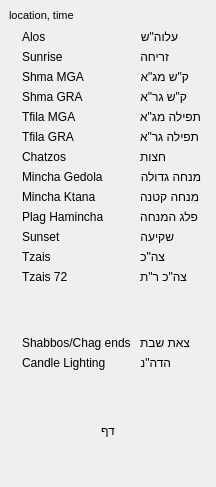
  <widget class="QDockWidget" name="dockWidget">
   <property name="sizePolicy">
    <sizepolicy hsizetype="Maximum" vsizetype="Preferred">
     <horstretch>0</horstretch>
     <verstretch>0</verstretch>
    </sizepolicy>
   </property>
   <property name="font">
    <font>
     <pointsize>16</pointsize>
    </font>
   </property>
   <property name="layoutDirection">
    <enum>Qt::LeftToRight</enum>
   </property>
   <property name="features">
    <set>QDockWidget::DockWidgetClosable</set>
   </property>
   <property name="allowedAreas">
    <set>Qt::LeftDockWidgetArea</set>
   </property>
   <property name="windowTitle">
    <string>Zmanim</string>
   </property>
   <attribute name="dockWidgetArea">
    <number>1</number>
   </attribute>
   <widget class="QWidget" name="dockWidgetContents">
    <property name="sizePolicy">
     <sizepolicy hsizetype="Maximum" vsizetype="Preferred">
      <horstretch>0</horstretch>
      <verstretch>0</verstretch>
     </sizepolicy>
    </property>
    <layout class="QVBoxLayout" name="verticalLayout_3">
     <property name="spacing">
      <number>8</number>
     </property>
     <property name="leftMargin">
      <number>9</number>
     </property>
     <item>
      <widget class="QLabel" name="dayandlocationlbl">
       <property name="font">
        <font>
         <pointsize>8</pointsize>
        </font>
       </property>
       <property name="text">
        <string>location, time</string>
       </property>
       <property name="scaledContents">
        <bool>true</bool>
       </property>
       <property name="wordWrap">
        <bool>true</bool>
       </property>
      </widget>
     </item>
     <item>
      <layout class="QFormLayout" name="formLayout_3">
       <property name="fieldGrowthPolicy">
        <enum>QFormLayout::FieldsStayAtSizeHint</enum>
       </property>
       <property name="labelAlignment">
        <set>Qt::AlignLeading|Qt::AlignLeft|Qt::AlignVCenter</set>
       </property>
       <property name="formAlignment">
        <set>Qt::AlignRight|Qt::AlignTop|Qt::AlignTrailing</set>
       </property>
       <property name="horizontalSpacing">
        <number>9</number>
       </property>
       <property name="verticalSpacing">
        <number>6</number>
       </property>
       <property name="leftMargin">
        <number>4</number>
       </property>
       <property name="topMargin">
        <number>0</number>
       </property>
       <property name="rightMargin">
        <number>15</number>
       </property>
       <item row="0" column="0">
        <widget class="QLabel" name="label_2">
         <property name="sizePolicy">
          <sizepolicy hsizetype="Maximum" vsizetype="Maximum">
           <horstretch>0</horstretch>
           <verstretch>0</verstretch>
          </sizepolicy>
         </property>
         <property name="font">
          <font>
           <pointsize>9</pointsize>
           <weight>50</weight>
           <bold>false</bold>
          </font>
         </property>
         <property name="layoutDirection">
          <enum>Qt::RightToLeft</enum>
         </property>
         <property name="text">
          <string>Alos</string>
         </property>
         <property name="alignment">
          <set>Qt::AlignJustify|Qt::AlignVCenter</set>
         </property>
         <property name="textInteractionFlags">
          <set>Qt::TextSelectableByKeyboard|Qt::TextSelectableByMouse</set>
         </property>
        </widget>
       </item>
       <item row="0" column="1">
        <widget class="QLabel" name="aloslabel">
         <property name="sizePolicy">
          <sizepolicy hsizetype="Maximum" vsizetype="Maximum">
           <horstretch>0</horstretch>
           <verstretch>0</verstretch>
          </sizepolicy>
         </property>
         <property name="font">
          <font>
           <pointsize>9</pointsize>
           <weight>50</weight>
           <bold>false</bold>
          </font>
         </property>
         <property name="layoutDirection">
          <enum>Qt::RightToLeft</enum>
         </property>
         <property name="text">
          <string>עלוה&quot;ש</string>
         </property>
         <property name="alignment">
          <set>Qt::AlignJustify|Qt::AlignVCenter</set>
         </property>
         <property name="textInteractionFlags">
          <set>Qt::TextSelectableByKeyboard|Qt::TextSelectableByMouse</set>
         </property>
        </widget>
       </item>
       <item row="1" column="0">
        <widget class="QLabel" name="label">
         <property name="sizePolicy">
          <sizepolicy hsizetype="Maximum" vsizetype="Maximum">
           <horstretch>0</horstretch>
           <verstretch>0</verstretch>
          </sizepolicy>
         </property>
         <property name="font">
          <font>
           <pointsize>9</pointsize>
           <weight>50</weight>
           <bold>false</bold>
          </font>
         </property>
         <property name="layoutDirection">
          <enum>Qt::RightToLeft</enum>
         </property>
         <property name="text">
          <string>Sunrise</string>
         </property>
         <property name="alignment">
          <set>Qt::AlignJustify|Qt::AlignVCenter</set>
         </property>
         <property name="textInteractionFlags">
          <set>Qt::TextSelectableByKeyboard|Qt::TextSelectableByMouse</set>
         </property>
        </widget>
       </item>
       <item row="1" column="1">
        <widget class="QLabel" name="sunriselabel">
         <property name="sizePolicy">
          <sizepolicy hsizetype="Maximum" vsizetype="Maximum">
           <horstretch>0</horstretch>
           <verstretch>0</verstretch>
          </sizepolicy>
         </property>
         <property name="font">
          <font>
           <pointsize>9</pointsize>
           <weight>50</weight>
           <bold>false</bold>
          </font>
         </property>
         <property name="layoutDirection">
          <enum>Qt::RightToLeft</enum>
         </property>
         <property name="lineWidth">
          <number>1</number>
         </property>
         <property name="text">
          <string>זריחה</string>
         </property>
         <property name="alignment">
          <set>Qt::AlignJustify|Qt::AlignVCenter</set>
         </property>
         <property name="textInteractionFlags">
          <set>Qt::TextSelectableByKeyboard|Qt::TextSelectableByMouse</set>
         </property>
        </widget>
       </item>
       <item row="2" column="0">
        <widget class="QLabel" name="label_3">
         <property name="sizePolicy">
          <sizepolicy hsizetype="Maximum" vsizetype="Maximum">
           <horstretch>0</horstretch>
           <verstretch>0</verstretch>
          </sizepolicy>
         </property>
         <property name="font">
          <font>
           <pointsize>9</pointsize>
           <weight>50</weight>
           <bold>false</bold>
          </font>
         </property>
         <property name="layoutDirection">
          <enum>Qt::RightToLeft</enum>
         </property>
         <property name="text">
          <string>Shma MGA</string>
         </property>
         <property name="alignment">
          <set>Qt::AlignJustify|Qt::AlignVCenter</set>
         </property>
         <property name="textInteractionFlags">
          <set>Qt::TextSelectableByKeyboard|Qt::TextSelectableByMouse</set>
         </property>
        </widget>
       </item>
       <item row="2" column="1">
        <widget class="QLabel" name="shmamgalbl">
         <property name="sizePolicy">
          <sizepolicy hsizetype="Maximum" vsizetype="Maximum">
           <horstretch>0</horstretch>
           <verstretch>0</verstretch>
          </sizepolicy>
         </property>
         <property name="font">
          <font>
           <pointsize>9</pointsize>
           <weight>50</weight>
           <bold>false</bold>
          </font>
         </property>
         <property name="layoutDirection">
          <enum>Qt::RightToLeft</enum>
         </property>
         <property name="text">
          <string>ק&quot;ש מג&quot;א</string>
         </property>
         <property name="alignment">
          <set>Qt::AlignJustify|Qt::AlignVCenter</set>
         </property>
         <property name="textInteractionFlags">
          <set>Qt::TextSelectableByKeyboard|Qt::TextSelectableByMouse</set>
         </property>
        </widget>
       </item>
       <item row="3" column="0">
        <widget class="QLabel" name="label_5">
         <property name="sizePolicy">
          <sizepolicy hsizetype="Maximum" vsizetype="Maximum">
           <horstretch>0</horstretch>
           <verstretch>0</verstretch>
          </sizepolicy>
         </property>
         <property name="font">
          <font>
           <pointsize>9</pointsize>
           <weight>50</weight>
           <bold>false</bold>
          </font>
         </property>
         <property name="layoutDirection">
          <enum>Qt::RightToLeft</enum>
         </property>
         <property name="text">
          <string>Shma GRA</string>
         </property>
         <property name="alignment">
          <set>Qt::AlignJustify|Qt::AlignVCenter</set>
         </property>
         <property name="textInteractionFlags">
          <set>Qt::TextSelectableByKeyboard|Qt::TextSelectableByMouse</set>
         </property>
        </widget>
       </item>
       <item row="3" column="1">
        <widget class="QLabel" name="shmagralbl">
         <property name="sizePolicy">
          <sizepolicy hsizetype="Maximum" vsizetype="Maximum">
           <horstretch>0</horstretch>
           <verstretch>0</verstretch>
          </sizepolicy>
         </property>
         <property name="font">
          <font>
           <pointsize>9</pointsize>
           <weight>50</weight>
           <bold>false</bold>
          </font>
         </property>
         <property name="layoutDirection">
          <enum>Qt::RightToLeft</enum>
         </property>
         <property name="text">
          <string>ק&quot;ש גר&quot;א</string>
         </property>
         <property name="alignment">
          <set>Qt::AlignJustify|Qt::AlignVCenter</set>
         </property>
         <property name="textInteractionFlags">
          <set>Qt::TextSelectableByKeyboard|Qt::TextSelectableByMouse</set>
         </property>
        </widget>
       </item>
       <item row="4" column="0">
        <widget class="QLabel" name="label_6">
         <property name="sizePolicy">
          <sizepolicy hsizetype="Maximum" vsizetype="Maximum">
           <horstretch>0</horstretch>
           <verstretch>0</verstretch>
          </sizepolicy>
         </property>
         <property name="font">
          <font>
           <pointsize>9</pointsize>
           <weight>50</weight>
           <bold>false</bold>
          </font>
         </property>
         <property name="layoutDirection">
          <enum>Qt::RightToLeft</enum>
         </property>
         <property name="text">
          <string>Tfila MGA</string>
         </property>
         <property name="alignment">
          <set>Qt::AlignJustify|Qt::AlignVCenter</set>
         </property>
         <property name="textInteractionFlags">
          <set>Qt::TextSelectableByKeyboard|Qt::TextSelectableByMouse</set>
         </property>
        </widget>
       </item>
       <item row="4" column="1">
        <widget class="QLabel" name="tfilamgalbl">
         <property name="sizePolicy">
          <sizepolicy hsizetype="Maximum" vsizetype="Maximum">
           <horstretch>0</horstretch>
           <verstretch>0</verstretch>
          </sizepolicy>
         </property>
         <property name="font">
          <font>
           <pointsize>9</pointsize>
           <weight>50</weight>
           <bold>false</bold>
          </font>
         </property>
         <property name="layoutDirection">
          <enum>Qt::RightToLeft</enum>
         </property>
         <property name="text">
          <string>תפילה מג&quot;א</string>
         </property>
         <property name="alignment">
          <set>Qt::AlignJustify|Qt::AlignVCenter</set>
         </property>
         <property name="textInteractionFlags">
          <set>Qt::TextSelectableByKeyboard|Qt::TextSelectableByMouse</set>
         </property>
        </widget>
       </item>
       <item row="5" column="0">
        <widget class="QLabel" name="label_7">
         <property name="sizePolicy">
          <sizepolicy hsizetype="Maximum" vsizetype="Maximum">
           <horstretch>0</horstretch>
           <verstretch>0</verstretch>
          </sizepolicy>
         </property>
         <property name="font">
          <font>
           <pointsize>9</pointsize>
           <weight>50</weight>
           <bold>false</bold>
          </font>
         </property>
         <property name="layoutDirection">
          <enum>Qt::RightToLeft</enum>
         </property>
         <property name="text">
          <string>Tfila GRA</string>
         </property>
         <property name="alignment">
          <set>Qt::AlignJustify|Qt::AlignVCenter</set>
         </property>
         <property name="textInteractionFlags">
          <set>Qt::TextSelectableByKeyboard|Qt::TextSelectableByMouse</set>
         </property>
        </widget>
       </item>
       <item row="5" column="1">
        <widget class="QLabel" name="tfilagralbl">
         <property name="sizePolicy">
          <sizepolicy hsizetype="Maximum" vsizetype="Maximum">
           <horstretch>0</horstretch>
           <verstretch>0</verstretch>
          </sizepolicy>
         </property>
         <property name="font">
          <font>
           <pointsize>9</pointsize>
           <weight>50</weight>
           <bold>false</bold>
          </font>
         </property>
         <property name="layoutDirection">
          <enum>Qt::RightToLeft</enum>
         </property>
         <property name="text">
          <string>תפילה גר&quot;א</string>
         </property>
         <property name="alignment">
          <set>Qt::AlignJustify|Qt::AlignVCenter</set>
         </property>
         <property name="textInteractionFlags">
          <set>Qt::TextSelectableByKeyboard|Qt::TextSelectableByMouse</set>
         </property>
        </widget>
       </item>
       <item row="6" column="0">
        <widget class="QLabel" name="label_8">
         <property name="sizePolicy">
          <sizepolicy hsizetype="Maximum" vsizetype="Maximum">
           <horstretch>0</horstretch>
           <verstretch>0</verstretch>
          </sizepolicy>
         </property>
         <property name="font">
          <font>
           <pointsize>9</pointsize>
           <weight>50</weight>
           <bold>false</bold>
          </font>
         </property>
         <property name="layoutDirection">
          <enum>Qt::RightToLeft</enum>
         </property>
         <property name="text">
          <string>Chatzos</string>
         </property>
         <property name="alignment">
          <set>Qt::AlignJustify|Qt::AlignVCenter</set>
         </property>
         <property name="textInteractionFlags">
          <set>Qt::TextSelectableByKeyboard|Qt::TextSelectableByMouse</set>
         </property>
        </widget>
       </item>
       <item row="6" column="1">
        <widget class="QLabel" name="hatzotlbl">
         <property name="sizePolicy">
          <sizepolicy hsizetype="Maximum" vsizetype="Maximum">
           <horstretch>0</horstretch>
           <verstretch>0</verstretch>
          </sizepolicy>
         </property>
         <property name="font">
          <font>
           <pointsize>9</pointsize>
           <weight>50</weight>
           <bold>false</bold>
          </font>
         </property>
         <property name="layoutDirection">
          <enum>Qt::RightToLeft</enum>
         </property>
         <property name="text">
          <string>חצות</string>
         </property>
         <property name="alignment">
          <set>Qt::AlignJustify|Qt::AlignVCenter</set>
         </property>
         <property name="textInteractionFlags">
          <set>Qt::TextSelectableByKeyboard|Qt::TextSelectableByMouse</set>
         </property>
        </widget>
       </item>
       <item row="7" column="0">
        <widget class="QLabel" name="label_9">
         <property name="sizePolicy">
          <sizepolicy hsizetype="Maximum" vsizetype="Maximum">
           <horstretch>0</horstretch>
           <verstretch>0</verstretch>
          </sizepolicy>
         </property>
         <property name="font">
          <font>
           <pointsize>9</pointsize>
           <weight>50</weight>
           <bold>false</bold>
          </font>
         </property>
         <property name="layoutDirection">
          <enum>Qt::RightToLeft</enum>
         </property>
         <property name="text">
          <string>Mincha Gedola</string>
         </property>
         <property name="alignment">
          <set>Qt::AlignJustify|Qt::AlignVCenter</set>
         </property>
         <property name="textInteractionFlags">
          <set>Qt::TextSelectableByKeyboard|Qt::TextSelectableByMouse</set>
         </property>
        </widget>
       </item>
       <item row="7" column="1">
        <widget class="QLabel" name="minchagdolalbl">
         <property name="sizePolicy">
          <sizepolicy hsizetype="Maximum" vsizetype="Maximum">
           <horstretch>0</horstretch>
           <verstretch>0</verstretch>
          </sizepolicy>
         </property>
         <property name="font">
          <font>
           <pointsize>9</pointsize>
           <weight>50</weight>
           <bold>false</bold>
          </font>
         </property>
         <property name="layoutDirection">
          <enum>Qt::RightToLeft</enum>
         </property>
         <property name="text">
          <string>מנחה גדולה</string>
         </property>
         <property name="alignment">
          <set>Qt::AlignJustify|Qt::AlignVCenter</set>
         </property>
         <property name="textInteractionFlags">
          <set>Qt::TextSelectableByKeyboard|Qt::TextSelectableByMouse</set>
         </property>
        </widget>
       </item>
       <item row="8" column="0">
        <widget class="QLabel" name="label_10">
         <property name="sizePolicy">
          <sizepolicy hsizetype="Maximum" vsizetype="Maximum">
           <horstretch>0</horstretch>
           <verstretch>0</verstretch>
          </sizepolicy>
         </property>
         <property name="font">
          <font>
           <pointsize>9</pointsize>
           <weight>50</weight>
           <bold>false</bold>
          </font>
         </property>
         <property name="layoutDirection">
          <enum>Qt::RightToLeft</enum>
         </property>
         <property name="text">
          <string>Mincha Ktana</string>
         </property>
         <property name="alignment">
          <set>Qt::AlignJustify|Qt::AlignVCenter</set>
         </property>
         <property name="textInteractionFlags">
          <set>Qt::TextSelectableByKeyboard|Qt::TextSelectableByMouse</set>
         </property>
        </widget>
       </item>
       <item row="8" column="1">
        <widget class="QLabel" name="minchaktanalbl">
         <property name="sizePolicy">
          <sizepolicy hsizetype="Maximum" vsizetype="Maximum">
           <horstretch>0</horstretch>
           <verstretch>0</verstretch>
          </sizepolicy>
         </property>
         <property name="font">
          <font>
           <pointsize>9</pointsize>
           <weight>50</weight>
           <bold>false</bold>
          </font>
         </property>
         <property name="layoutDirection">
          <enum>Qt::RightToLeft</enum>
         </property>
         <property name="text">
          <string>מנחה קטנה</string>
         </property>
         <property name="alignment">
          <set>Qt::AlignJustify|Qt::AlignVCenter</set>
         </property>
         <property name="textInteractionFlags">
          <set>Qt::TextSelectableByKeyboard|Qt::TextSelectableByMouse</set>
         </property>
        </widget>
       </item>
       <item row="9" column="0">
        <widget class="QLabel" name="label_11">
         <property name="sizePolicy">
          <sizepolicy hsizetype="Maximum" vsizetype="Maximum">
           <horstretch>0</horstretch>
           <verstretch>0</verstretch>
          </sizepolicy>
         </property>
         <property name="font">
          <font>
           <pointsize>9</pointsize>
           <weight>50</weight>
           <bold>false</bold>
          </font>
         </property>
         <property name="layoutDirection">
          <enum>Qt::RightToLeft</enum>
         </property>
         <property name="text">
          <string>Plag Hamincha</string>
         </property>
         <property name="alignment">
          <set>Qt::AlignJustify|Qt::AlignVCenter</set>
         </property>
         <property name="textInteractionFlags">
          <set>Qt::TextSelectableByKeyboard|Qt::TextSelectableByMouse</set>
         </property>
        </widget>
       </item>
       <item row="9" column="1">
        <widget class="QLabel" name="plaglbl">
         <property name="sizePolicy">
          <sizepolicy hsizetype="Maximum" vsizetype="Maximum">
           <horstretch>0</horstretch>
           <verstretch>0</verstretch>
          </sizepolicy>
         </property>
         <property name="font">
          <font>
           <pointsize>9</pointsize>
           <weight>50</weight>
           <bold>false</bold>
          </font>
         </property>
         <property name="layoutDirection">
          <enum>Qt::RightToLeft</enum>
         </property>
         <property name="text">
          <string>פלג המנחה</string>
         </property>
         <property name="alignment">
          <set>Qt::AlignJustify|Qt::AlignVCenter</set>
         </property>
         <property name="textInteractionFlags">
          <set>Qt::TextSelectableByKeyboard|Qt::TextSelectableByMouse</set>
         </property>
        </widget>
       </item>
       <item row="10" column="0">
        <widget class="QLabel" name="label_12">
         <property name="sizePolicy">
          <sizepolicy hsizetype="Maximum" vsizetype="Maximum">
           <horstretch>0</horstretch>
           <verstretch>0</verstretch>
          </sizepolicy>
         </property>
         <property name="font">
          <font>
           <pointsize>9</pointsize>
           <weight>50</weight>
           <bold>false</bold>
          </font>
         </property>
         <property name="layoutDirection">
          <enum>Qt::RightToLeft</enum>
         </property>
         <property name="text">
          <string>Sunset</string>
         </property>
         <property name="alignment">
          <set>Qt::AlignJustify|Qt::AlignVCenter</set>
         </property>
         <property name="textInteractionFlags">
          <set>Qt::TextSelectableByKeyboard|Qt::TextSelectableByMouse</set>
         </property>
        </widget>
       </item>
       <item row="10" column="1">
        <widget class="QLabel" name="skialbl">
         <property name="sizePolicy">
          <sizepolicy hsizetype="Maximum" vsizetype="Maximum">
           <horstretch>0</horstretch>
           <verstretch>0</verstretch>
          </sizepolicy>
         </property>
         <property name="font">
          <font>
           <pointsize>9</pointsize>
           <weight>50</weight>
           <bold>false</bold>
          </font>
         </property>
         <property name="layoutDirection">
          <enum>Qt::RightToLeft</enum>
         </property>
         <property name="text">
          <string>שקיעה</string>
         </property>
         <property name="alignment">
          <set>Qt::AlignJustify|Qt::AlignVCenter</set>
         </property>
         <property name="textInteractionFlags">
          <set>Qt::TextSelectableByKeyboard|Qt::TextSelectableByMouse</set>
         </property>
        </widget>
       </item>
       <item row="11" column="0">
        <widget class="QLabel" name="label_21">
         <property name="sizePolicy">
          <sizepolicy hsizetype="Maximum" vsizetype="Maximum">
           <horstretch>0</horstretch>
           <verstretch>0</verstretch>
          </sizepolicy>
         </property>
         <property name="font">
          <font>
           <pointsize>9</pointsize>
           <weight>50</weight>
           <bold>false</bold>
          </font>
         </property>
         <property name="layoutDirection">
          <enum>Qt::RightToLeft</enum>
         </property>
         <property name="text">
          <string>Tzais</string>
         </property>
         <property name="alignment">
          <set>Qt::AlignJustify|Qt::AlignVCenter</set>
         </property>
         <property name="textInteractionFlags">
          <set>Qt::TextSelectableByKeyboard|Qt::TextSelectableByMouse</set>
         </property>
        </widget>
       </item>
       <item row="11" column="1">
        <widget class="QLabel" name="tzitslbl">
         <property name="sizePolicy">
          <sizepolicy hsizetype="Maximum" vsizetype="Maximum">
           <horstretch>0</horstretch>
           <verstretch>0</verstretch>
          </sizepolicy>
         </property>
         <property name="font">
          <font>
           <pointsize>9</pointsize>
           <weight>50</weight>
           <bold>false</bold>
          </font>
         </property>
         <property name="layoutDirection">
          <enum>Qt::RightToLeft</enum>
         </property>
         <property name="text">
          <string>צה&quot;כ</string>
         </property>
         <property name="alignment">
          <set>Qt::AlignJustify|Qt::AlignVCenter</set>
         </property>
         <property name="textInteractionFlags">
          <set>Qt::TextSelectableByKeyboard|Qt::TextSelectableByMouse</set>
         </property>
        </widget>
       </item>
       <item row="12" column="0">
        <widget class="QLabel" name="label_22">
         <property name="sizePolicy">
          <sizepolicy hsizetype="Maximum" vsizetype="Maximum">
           <horstretch>0</horstretch>
           <verstretch>0</verstretch>
          </sizepolicy>
         </property>
         <property name="font">
          <font>
           <pointsize>9</pointsize>
           <weight>50</weight>
           <bold>false</bold>
          </font>
         </property>
         <property name="layoutDirection">
          <enum>Qt::RightToLeft</enum>
         </property>
         <property name="text">
          <string>Tzais 72</string>
         </property>
         <property name="alignment">
          <set>Qt::AlignJustify|Qt::AlignVCenter</set>
         </property>
         <property name="textInteractionFlags">
          <set>Qt::TextSelectableByKeyboard|Qt::TextSelectableByMouse</set>
         </property>
        </widget>
       </item>
       <item row="12" column="1">
        <widget class="QLabel" name="tzits72lbl">
         <property name="sizePolicy">
          <sizepolicy hsizetype="Maximum" vsizetype="Maximum">
           <horstretch>0</horstretch>
           <verstretch>0</verstretch>
          </sizepolicy>
         </property>
         <property name="font">
          <font>
           <pointsize>9</pointsize>
           <weight>50</weight>
           <bold>false</bold>
          </font>
         </property>
         <property name="layoutDirection">
          <enum>Qt::RightToLeft</enum>
         </property>
         <property name="text">
          <string>צה&quot;כ ר&quot;ת</string>
         </property>
         <property name="alignment">
          <set>Qt::AlignJustify|Qt::AlignVCenter</set>
         </property>
         <property name="textInteractionFlags">
          <set>Qt::TextSelectableByKeyboard|Qt::TextSelectableByMouse</set>
         </property>
        </widget>
       </item>
       <item row="13" column="0">
        <spacer name="verticalSpacer_4">
         <property name="orientation">
          <enum>Qt::Vertical</enum>
         </property>
         <property name="sizeHint" stdset="0">
          <size>
           <width>20</width>
           <height>40</height>
          </size>
         </property>
        </spacer>
       </item>
       <item row="13" column="1">
        <spacer name="verticalSpacer_2">
         <property name="orientation">
          <enum>Qt::Vertical</enum>
         </property>
         <property name="sizeHint" stdset="0">
          <size>
           <width>20</width>
           <height>40</height>
          </size>
         </property>
        </spacer>
       </item>
       <item row="15" column="0">
        <widget class="QLabel" name="tslbllbl">
         <property name="sizePolicy">
          <sizepolicy hsizetype="Maximum" vsizetype="Maximum">
           <horstretch>0</horstretch>
           <verstretch>0</verstretch>
          </sizepolicy>
         </property>
         <property name="font">
          <font>
           <pointsize>9</pointsize>
           <weight>50</weight>
           <bold>false</bold>
          </font>
         </property>
         <property name="layoutDirection">
          <enum>Qt::RightToLeft</enum>
         </property>
         <property name="text">
          <string>Shabbos/Chag ends</string>
         </property>
         <property name="alignment">
          <set>Qt::AlignJustify|Qt::AlignVCenter</set>
         </property>
         <property name="textInteractionFlags">
          <set>Qt::TextSelectableByKeyboard|Qt::TextSelectableByMouse</set>
         </property>
        </widget>
       </item>
       <item row="15" column="1">
        <widget class="QLabel" name="tslbl">
         <property name="font">
          <font>
           <pointsize>9</pointsize>
           <weight>50</weight>
           <bold>false</bold>
          </font>
         </property>
         <property name="text">
          <string>צאת שבת</string>
         </property>
        </widget>
       </item>
       <item row="16" column="0">
        <widget class="QLabel" name="clllbllbl">
         <property name="sizePolicy">
          <sizepolicy hsizetype="Maximum" vsizetype="Maximum">
           <horstretch>0</horstretch>
           <verstretch>0</verstretch>
          </sizepolicy>
         </property>
         <property name="font">
          <font>
           <pointsize>9</pointsize>
           <weight>50</weight>
           <bold>false</bold>
          </font>
         </property>
         <property name="layoutDirection">
          <enum>Qt::RightToLeft</enum>
         </property>
         <property name="text">
          <string>Candle Lighting</string>
         </property>
         <property name="alignment">
          <set>Qt::AlignJustify|Qt::AlignVCenter</set>
         </property>
         <property name="textInteractionFlags">
          <set>Qt::TextSelectableByKeyboard|Qt::TextSelectableByMouse</set>
         </property>
        </widget>
       </item>
       <item row="16" column="1">
        <widget class="QLabel" name="candellightinglbl">
         <property name="font">
          <font>
           <pointsize>9</pointsize>
           <weight>50</weight>
           <bold>false</bold>
          </font>
         </property>
         <property name="text">
          <string>הדה&quot;נ</string>
         </property>
        </widget>
       </item>
       <item row="17" column="0">
        <spacer name="verticalSpacer_8">
         <property name="orientation">
          <enum>Qt::Vertical</enum>
         </property>
         <property name="sizeHint" stdset="0">
          <size>
           <width>20</width>
           <height>40</height>
          </size>
         </property>
        </spacer>
       </item>
       <item row="17" column="1">
        <spacer name="verticalSpacer_3">
         <property name="orientation">
          <enum>Qt::Vertical</enum>
         </property>
         <property name="sizeHint" stdset="0">
          <size>
           <width>20</width>
           <height>40</height>
          </size>
         </property>
        </spacer>
       </item>
      </layout>
     </item>
     <item>
      <widget class="QLabel" name="dafyomilbl">
       <property name="font">
        <font>
         <pointsize>9</pointsize>
         <weight>50</weight>
         <bold>false</bold>
        </font>
       </property>
       <property name="frameShape">
        <enum>QFrame::NoFrame</enum>
       </property>
       <property name="frameShadow">
        <enum>QFrame::Plain</enum>
       </property>
       <property name="lineWidth">
        <number>1</number>
       </property>
       <property name="midLineWidth">
        <number>0</number>
       </property>
       <property name="text">
        <string>דף</string>
       </property>
       <property name="scaledContents">
        <bool>false</bool>
       </property>
       <property name="alignment">
        <set>Qt::AlignCenter</set>
       </property>
       <property name="wordWrap">
        <bool>true</bool>
       </property>
       <property name="margin">
        <number>0</number>
       </property>
       <property name="indent">
        <number>0</number>
       </property>
       <property name="textInteractionFlags">
        <set>Qt::TextSelectableByKeyboard|Qt::TextSelectableByMouse</set>
       </property>
      </widget>
     </item>
     <item>
      <spacer name="verticalSpacer">
       <property name="orientation">
        <enum>Qt::Vertical</enum>
       </property>
       <property name="sizeHint" stdset="0">
        <size>
         <width>20</width>
         <height>40</height>
        </size>
       </property>
      </spacer>
     </item>
    </layout>
   </widget>
  </widget>
